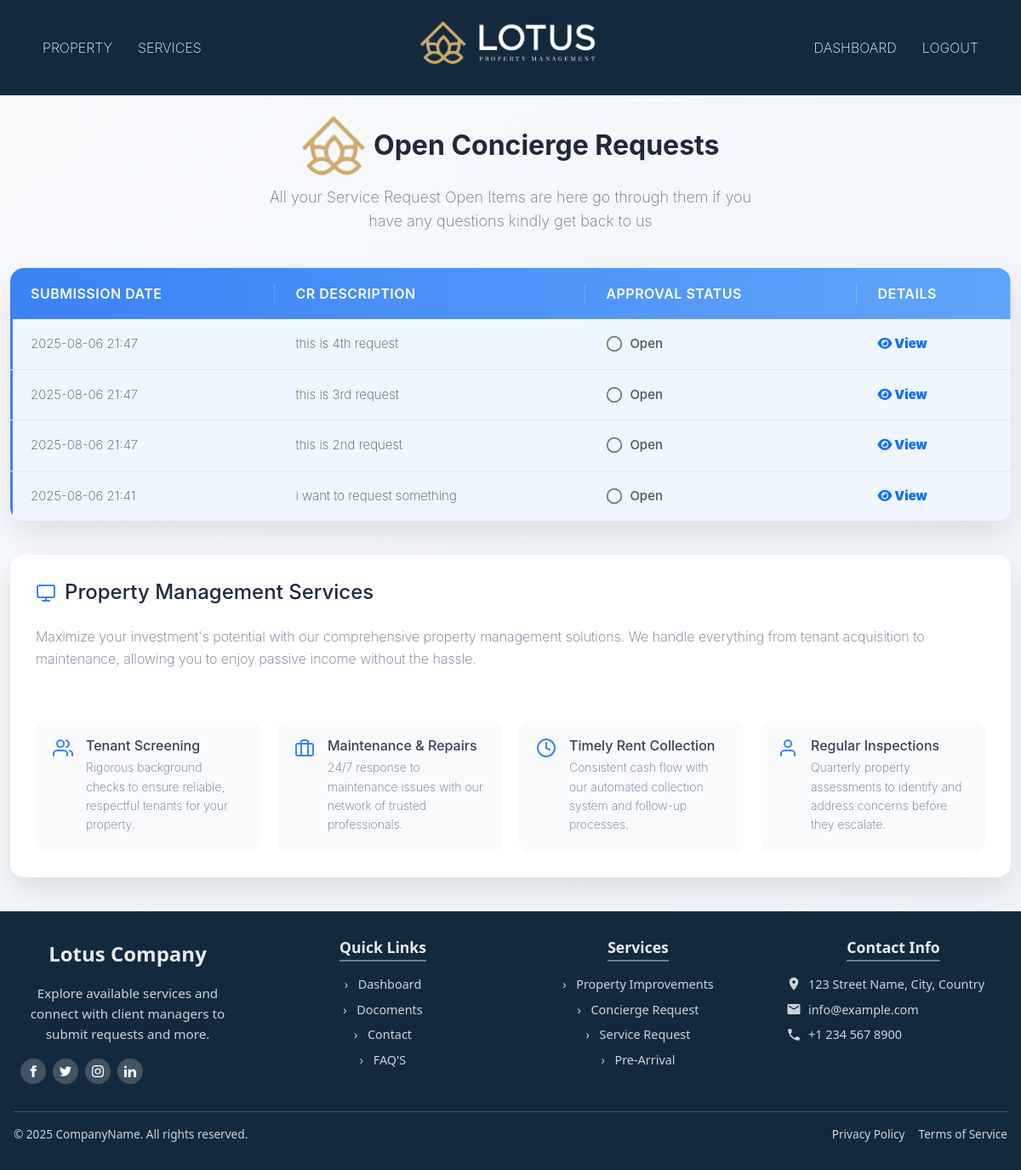
The page /open_concierge_services (signed in) on the database as committed earlier.
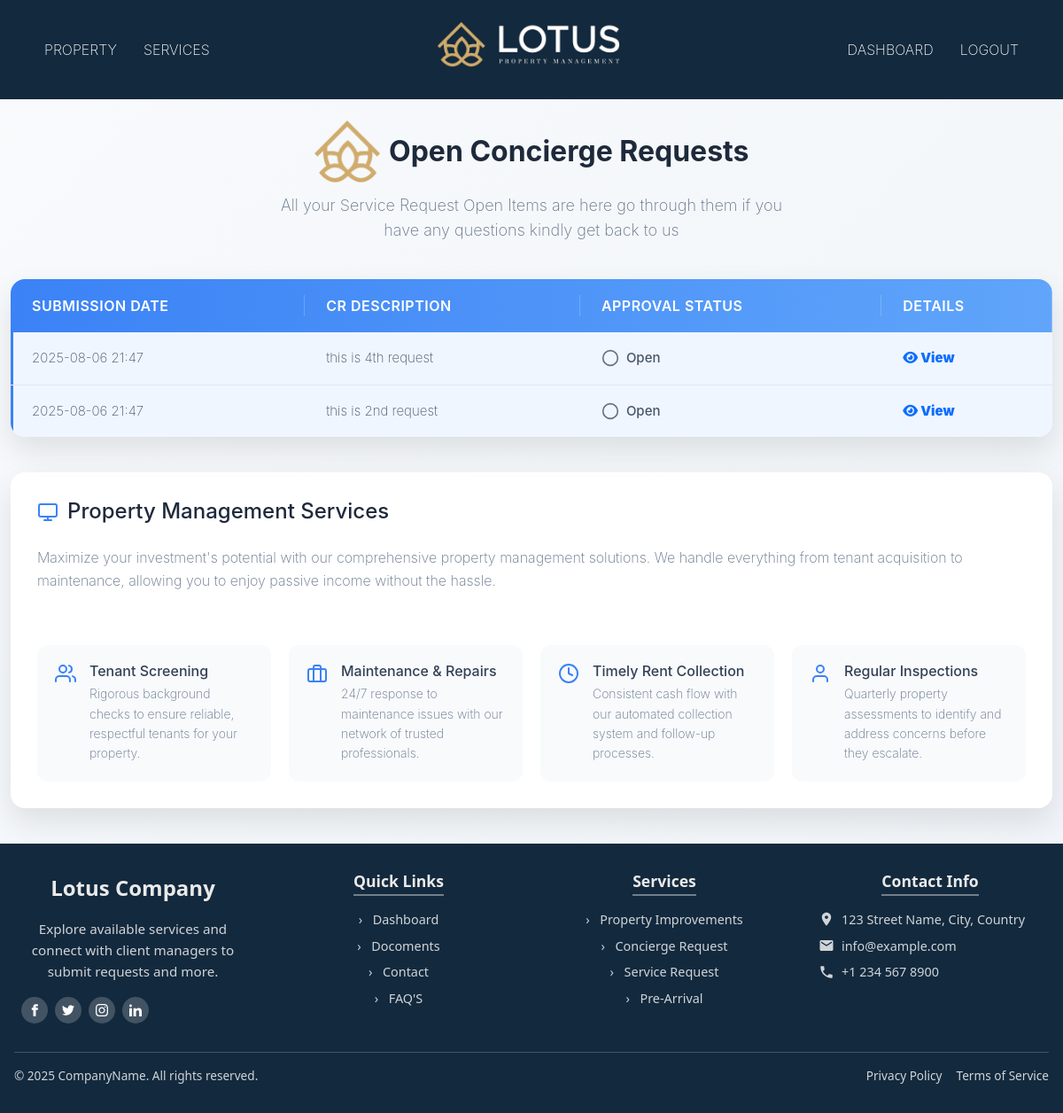
The same page on the database as committed later.
### servicedetails/models.py (models this page shows, shortened)
class ConciergeServiceRequest(models.Model):
    STATUS_CHOICES = [
        ('pending', 'Pending'),
        ('open', 'Open'),
        ('completed', 'Completed'),
        ('denied', 'Denied'),
    ]
    user = models.ForeignKey(Client, on_delete=models.CASCADE)
    description = models.TextField()
    status = models.CharField(max_length=10, choices=STATUS_CHOICES, default='open')
    floor_plan_name = models.CharField(max_length=100, blank=True, null=True)
    status_remarks = models.TextField(blank=True, null=True)
    vendor = models.ForeignKey(Vendor, on_delete=models.SET_NULL, null=True, blank=True)
    created_at = models.DateTimeField(auto_now_add=True)
    client_approval = models.CharField(max_length=10, choices=APPROVAL_CHOICES, default='Pending', blank=True)
    completation_denied_date = models.DateField(blank=True, null=True)
    cost = models.BigIntegerField(default=0)
    cost_remarks = models.TextField(blank=True, null=True)

### mainapp/views.py (the view)
# urls.py: path('open_concierge_services', open_concierge_services, name='open_concierge_services'),  # ✅ Added service request URL
def open_concierge_services(request):
    client_id = request.session.get("client_id")
    if not client_id:
        return redirect("mainapp:client_login")
    try:
        client = Client.objects.get(id=client_id)
    except Client.DoesNotExist:
        return redirect("mainapp:client_login")
    service_requests = ConciergeServiceRequest.objects.filter(user=client, status='open').order_by('-created_at')
    return render(request, 'services/concierge/open_services.html', {'service_requests': service_requests})

### template/services/concierge/open_services.html (shortened to what the changed rows need)
{% extends "outbase.html" %}
{% load static %}
{% block content %}
<link rel="stylesheet" href="https://cdnjs.cloudflare.com/ajax/libs/font-awesome/6.5.0/css/all.min.css">
    <div class="container">
        <div class="table-container">
            <table class="services-table">
                <thead>
                    <tr>
                        <th>Submission Date</th>
                        <th>CR Description</th>
                        <th>Approval Status</th>
                        <th>Details</th>
                    </tr>
                </thead>
                <tbody>
                    {% for request in service_requests %}
                    <tr class="{% if request.status == 'open' %}active{% endif %}">
                        <td class="cr-date">{{ request.created_at|date:"Y-m-d H:i" }}</td>
                        <td class="cr-description">{{ request.description }}</td>
                        <td class="cr-status availability-badge">
                            {% if request.status == 'completed' %}
                                <svg xmlns="http://www.w3.org/2000/svg" width="20" height="20" viewBox="0 0 24 24" fill="none" stroke="#10b981" stroke-width="2" stroke-linecap="round" stroke-linejoin="round"><polyline points="20 6 9 17 4 12"></polyline></svg>
                                Completed
                            {% elif request.status == 'pending' %}
                                <svg xmlns="http://www.w3.org/2000/svg" width="20" height="20" viewBox="0 0 24 24" fill="none" stroke="orange" stroke-width="2" stroke-linecap="round" stroke-linejoin="round"><circle cx="12" cy="12" r="10"></circle></svg>
                                Pending
                            {% elif request.status == 'denied' %}
                                <svg xmlns="http://www.w3.org/2000/svg" width="20" height="20" viewBox="0 0 24 24" fill="none" stroke="red" stroke-width="2" stroke-linecap="round" stroke-linejoin="round"><line x1="18" y1="6" x2="6" y2="18"></line><line x1="6" y1="6" x2="18" y2="18"></line></svg>
                                Denied
                            {% else %}
                                <svg xmlns="http://www.w3.org/2000/svg" width="20" height="20" viewBox="0 0 24 24" fill="none" stroke="#6b7280" stroke-width="2" stroke-linecap="round" stroke-linejoin="round"><circle cx="12" cy="12" r="10"></circle></svg>
                                Open
                            {% endif %}
                        </td>
                        <td>
                            <a href="#" class="btn-outline-primary" title="View" onclick="openCRModal(this)">
                                <i class="fa-solid fa-eye"><b> View </b></i>
                            </a>
                        </td>
                    </tr>
                    {% empty %}
                    <tr>
                        <td colspan="4">No service requests found.</td>
                    </tr>
                    {% endfor %}
                </tbody>
            </table>
        </div>
        <div class="service-details">
            <h2>
                Property Management Services
            </h2>
        </div>
    </div>
{% endblock content %}

Rows that differ between the two databases and show on the page:
no longer on this page (row edited): ConciergeServiceRequest: created_at "2025-08-06 21:47", description "this is 3rd request", status "open" (drawn)
no longer on this page (row edited): ConciergeServiceRequest: created_at "2025-08-06 21:41", description "i want to request something", status "open" (drawn)
